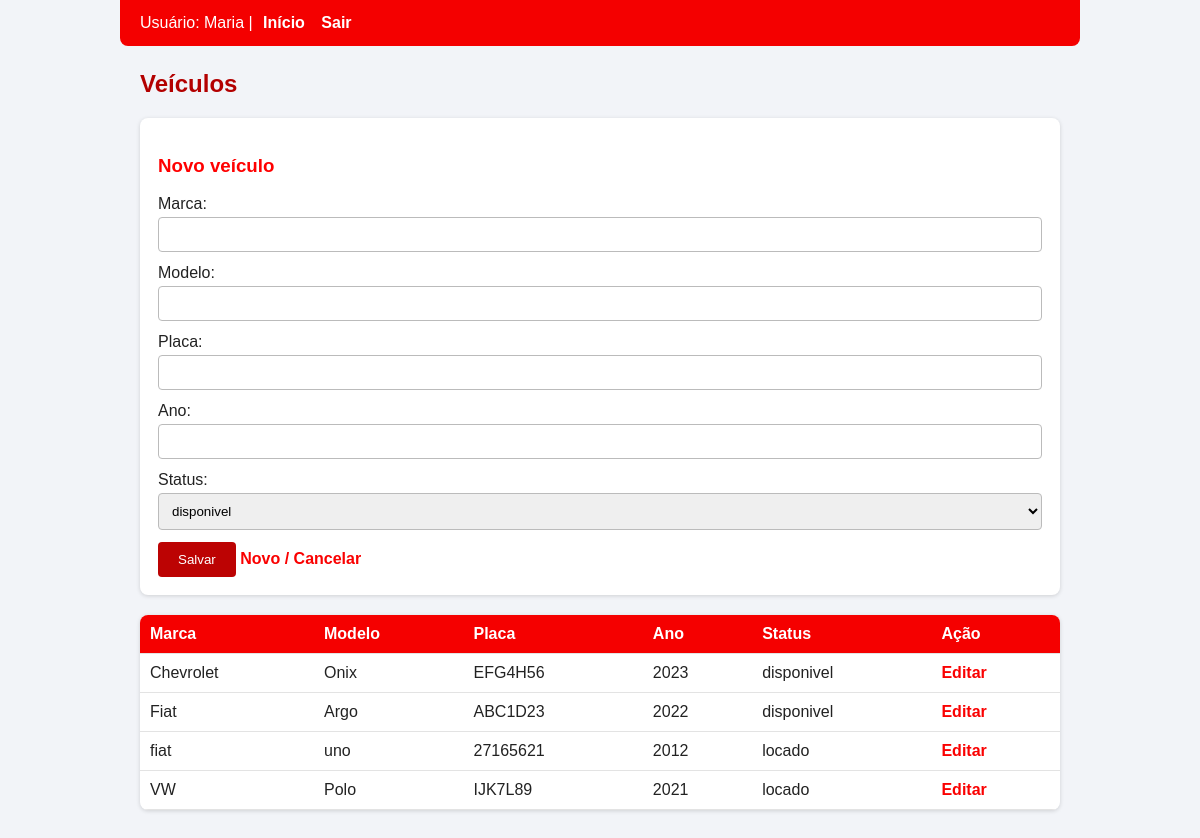
Page /sistema/veiculos.php (signed in) on the committed database.
### tables this page shows
CREATE TABLE `veiculos` (
  `id_veiculo` int(11) NOT NULL,
  `marca` varchar(50) NOT NULL,
  `modelo` varchar(50) NOT NULL,
  `placa` varchar(8) NOT NULL,
  `ano` int(11) DEFAULT NULL,
  `status` varchar(20) DEFAULT 'disponivel'
);

### sistema/veiculos.php (the view, shortened to what this page needs)
<?php
require 'auth.php';
$v = ['id_veiculo'=>'','marca'=>'','modelo'=>'','placa'=>'','ano'=>'','status'=>'disponivel'];
$lista = $pdo->query('SELECT * FROM veiculos ORDER BY marca, modelo')->fetchAll(PDO::FETCH_ASSOC);
?>
<!DOCTYPE html>
<html lang="pt-BR">
<head>
  <link rel="stylesheet" href="style.css">
</head>
<body>
<nav>
  Usuário: <?= htmlspecialchars($_SESSION['nome']) ?> |
  <a href="index.php">Início</a>
  <a href="logout.php">Sair</a>
</nav>
<h2>Veículos</h2>
<form method="post">
  <h3><?= $v['id_veiculo'] ? 'Editar veículo' : 'Novo veículo' ?></h3>
  Marca: <input name="marca" required value="<?= htmlspecialchars($v['marca']) ?>">
  Modelo: <input name="modelo" required value="<?= htmlspecialchars($v['modelo']) ?>">
  Placa: <input name="placa" maxlength="8" required value="<?= htmlspecialchars($v['placa']) ?>">
  Ano: <input type="number" name="ano" value="<?= htmlspecialchars($v['ano']) ?>">
  Status:
  <select name="status">
    <?php foreach (['disponivel','locado','manutencao'] as $s): ?>
      <option value="<?= $s ?>" <?= $v['status'] == $s ? 'selected' : '' ?>><?= $s ?></option>
    <?php endforeach; ?>
  </select>
  <button name="salvar">Salvar</button>
  <a href="veiculos.php">Novo / Cancelar</a>
</form>
<table>
<tr><th>Marca</th><th>Modelo</th><th>Placa</th><th>Ano</th><th>Status</th><th>Ação</th></tr>
<?php foreach ($lista as $x): ?>
<tr>
  <td><?= htmlspecialchars($x['marca']) ?></td>
  <td><?= htmlspecialchars($x['modelo']) ?></td>
  <td><?= htmlspecialchars($x['placa']) ?></td>
  <td><?= $x['ano'] ?></td>
  <td><?= $x['status'] ?></td>
  <td><a href="?editar=<?= $x['id_veiculo'] ?>">Editar</a></td>
</tr>
<?php endforeach; ?>
</table>
</body>
</html>

### rows in the picture
veiculos: marca "Chevrolet", modelo "Onix", placa "EFG4H56", ano "2023", status "disponivel"
veiculos: marca "Fiat", modelo "Argo", placa "ABC1D23", ano "2022", status "disponivel"
veiculos: marca "fiat", modelo "uno", placa "27165621", ano "2012", status "locado"
veiculos: marca "VW", modelo "Polo", placa "IJK7L89", ano "2021", status "locado"

### other values in the picture
$_SESSION['nome'] "Maria"
form field status "disponivel"
